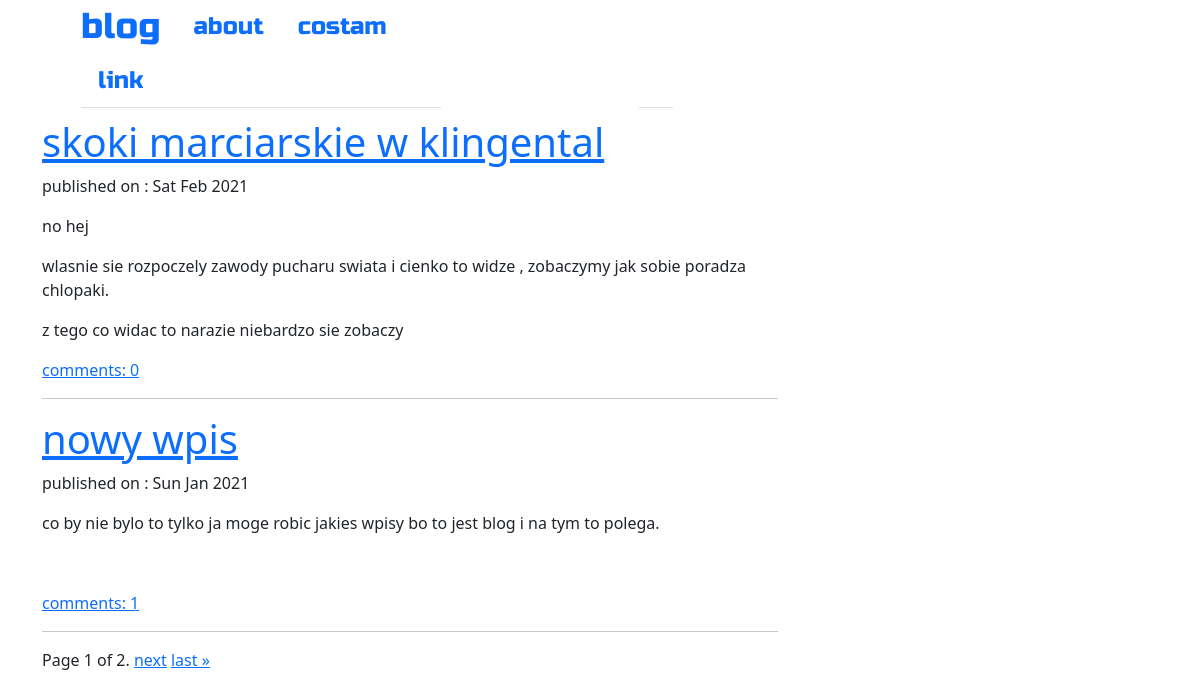
Screenshot of /blog/ with the database file from the repository.
### blog/models.py (models this page shows, shortened)
class Post(models.Model):
    author = models.ForeignKey('auth.User', on_delete=models.CASCADE)
    title = models.CharField(max_length=200)
    text = models.TextField()
    create_date = models.DateTimeField(default=timezone.now)
    published_date = models.DateTimeField(blank=True, null=True)
    def comments_approved(self):
        return self.comments.filter(approved_comments = True)

### blog/views.py (the view)
# urls.py: path('', views.PostListView.as_view(), name='post_list'),
class PostListView(ListView):
    model = Post
    paginate_by = 2
    def get_queryset(self):
        zapytanie = self.model.objects.filter(published_date__lte=timezone.now()).order_by('-published_date')
        return zapytanie

### blog/templates/blog/post_list.html (shortened to what this page needs)
{% extends 'blog/base.html' %}
{% block content %}
<div class="centerstage">
    {% for post in post_list %}
        {% if post.published_date or user.is_authenticated %}
        <div class="post">
            <h1><a href="{% url 'post_detail' pk=post.pk %}">{{ post.title }}</a> </h1>
            <div class="date">
                <p> published on : {{post.published_date|date:"D M Y"}}</p>
                <p class="postcontent">{{ post.text|safe|linebreaksbr}}</p>
            </div>
               <a href="{% url 'post_detail' pk=post.pk%}">comments: {{post.comments_approved.count}}</a>
             </div>
    <hr>
        {% endif %}
    {%endfor%}
    <div class="pagination">
    <span class="step-links">
        <span class="current">
            Page {{ page_obj.number }} of {{ page_obj.paginator.num_pages }}.
        </span>
        {% if page_obj.has_next %}
            <a href="?page={{ page_obj.next_page_number }}">next</a>
            <a href="?page={{ page_obj.paginator.num_pages }}">last &raquo;</a>
        {% endif %}
    </span>
</div>
</div>
{% endblock %}

### blog/templates/blog/base.html (shortened to what this page needs)
<!DOCTYPE html>
{% load static %}
<html lang="en">
<head>
    <link href="https://cdn.jsdelivr.net/npm/bootstrap@5.0.0-beta1/dist/css/bootstrap.min.css" rel="stylesheet">
    <link rel="stylesheet" href="//cdn.jsdelivr.net/npm/medium-editor@latest/dist/css/medium-editor.min.css" type="text/css" media="screen" charset="utf-8">
    <link rel="stylesheet" href="{% static  'css/blog.css' %}">
    <link href="//netdna.bootstrapcdn.com/bootstrap/3.0.0/css/bootstrap-glyphicons.css" rel="stylesheet">
</head>
<body>
    <nav class="nav techfont ">
    <div class="nav container row justify-content-around">
        <div class="nav col-sm-4" id="navbarNav">
            <ul class=" nav nav-tabs justify-content">
                <li class="nav-item"><a class="navbar-brand bigbrand" href="{% url 'post_list'%}">blog</a> </li>
                <li class="nav-item"><a class="nav-link" href="{% url 'about'%}">about</a></li>
                <li class="nav-item"><a class="nav-link" href="www.google.com">costam</a> </li>
                <li class="nav-item"><a class="nav-link" href="#" >link</a> </li>
            </ul>
        </div>
        <div class=" nav col-sm-4 " id="navbarNav1 ">
            <ul class=" nav nav-tabs  ">
                {% if user.is_authenticated%}
                <li class="nav-item"><a class="nav-link" href="{% url 'post_new'%}">New Post</a> </li>
                <li class="nav-item"><a class="nav-link" href="{% url 'post_draft_list'%}">draft</a> </li>
                <li class="nav-item"><a class="nav-link" href="{% url 'logout'%}">Log Out</a> </li>
                <li class="nav-item"><a class="nav-link">Welcome: {{user.username}}</a> </li>
                {% else %}
                <li class="nav-item " style="float-right"> <a class="nav-link" href="{% url 'login'%}">
                  </a>
               </li>
            </ul>
            {% endif %}
        </div>
    </div>
    </nav>
    <div class="content container">
        <div class="row">
            <div class="col-md-8">
                <div class="blog_post">
                    {% block content%}
                    {% endblock%}
                </div>
            </div>
        </div>
    </div>
</body>
</html>

### blog/static/css/blog.css (style rules this page uses)
.techfont { font-family:'Russo One' , sans-serif; font-size: 1.5em; margin-bottom: 10px }
.bigbrand { font-size: 1.5em; }
.centerstage { margin-left: auto; margin-right: auto; }
.postcontent { font-family: 'Monserrat'; font-size: 1.5em; }

### rows the page displays
Post: title "skoki marciarskie w klingental", published_date "Sat Feb 2021", text "no hej wlasnie sie rozpoczely zawody pucharu swiata i cienko to widze , zobaczymy jak sobie poradza chlopaki. z tego co widac to narazie niebardzo sie zobaczy", comments_approved.count "0"
Post: title "nowy wpis", published_date "Sun Jan 2021", text "co by nie bylo to tylko ja moge robic jakies wpisy bo to jest blog i na tym to polega.", comments_approved.count "1"

### other values shown
{{ page_obj.number }} "1"
{{ page_obj.paginator.num_pages }} "2"
